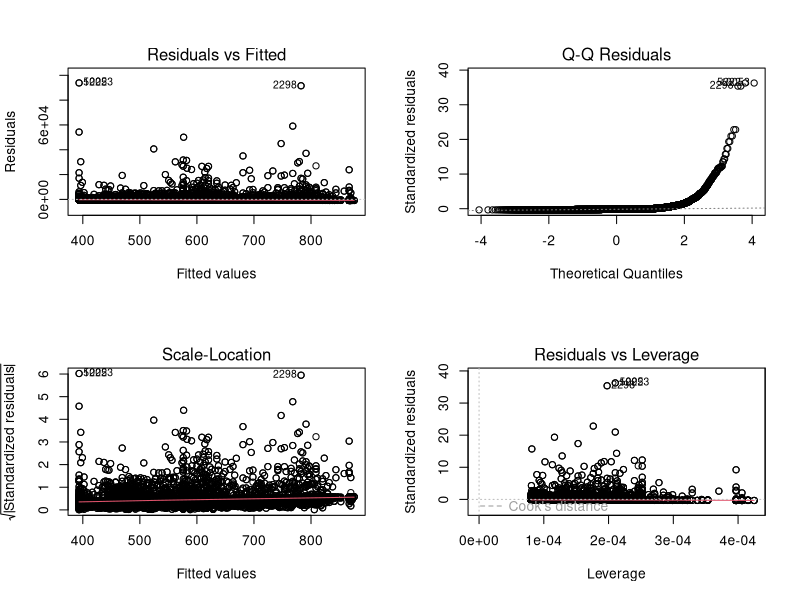

Write R code to recreate this figure. (Note: this script raises an error after producing the figure.)
## Load Libraries
library(ggplot2)

## Set Working Directory
setwd('~')


## Read in the csv data from the casemix summary pull in the last section
dat=read.csv("Casemix_Smry.csv",header=TRUE)
dat$SEX_CD = as.factor(dat$SEX_CD)
dat=dat[!is.na(dat$AGE_YRS) & dat$AGE_YRS<200,]
# Remove duplicates
dup=dat[dat$EDW_CM_ID %in% dat$EDW_CM_ID[duplicated(dat$EDW_CM_ID)],]
dup=dup[order(dup$EDW_CM_ID),] 
dat=dat[!duplicated(dat$EDW_CM_ID),]

summary(dat)

## Conduct a t-test between the means of each gender
# hint: use the t.test function
t.test(dat$TOTAL_COST_AMT~dat$SEX_CD)


## Now fit a linear model of TOTAL_COST_AMT regressed on both SEX_CD and AGE_YRS
fit1 <- lm(TOTAL_COST_AMT ~ SEX_CD + AGE_YRS, data = dat)

## Check your model assumptions
par(mfrow=c(2,2))
plot(fit1, ask = FALSE)
summary(fit1)

## Are there any adjustments you need to make due to model assumption violations?
fit2 <- lm(log(TOTAL_COST_AMT) ~ SEX_CD + AGE_YRS, data = dat)
fit3 <- lm(log(TOTAL_COST_AMT) ~ SEX_CD + AGE_YRS, data = dat[dat$TOTAL_COST_AMT>0,])
par(mfrow=c(2,2))
plot(fit3, ask = FALSE)
summary(fit3)

exp(coef(fit3))
ggplot(dat, aes)

# NOTE: Throwing out those that have zero cost is probably not the best answer since they are
#       valid data and depending on the project perhaps the most relevant data.